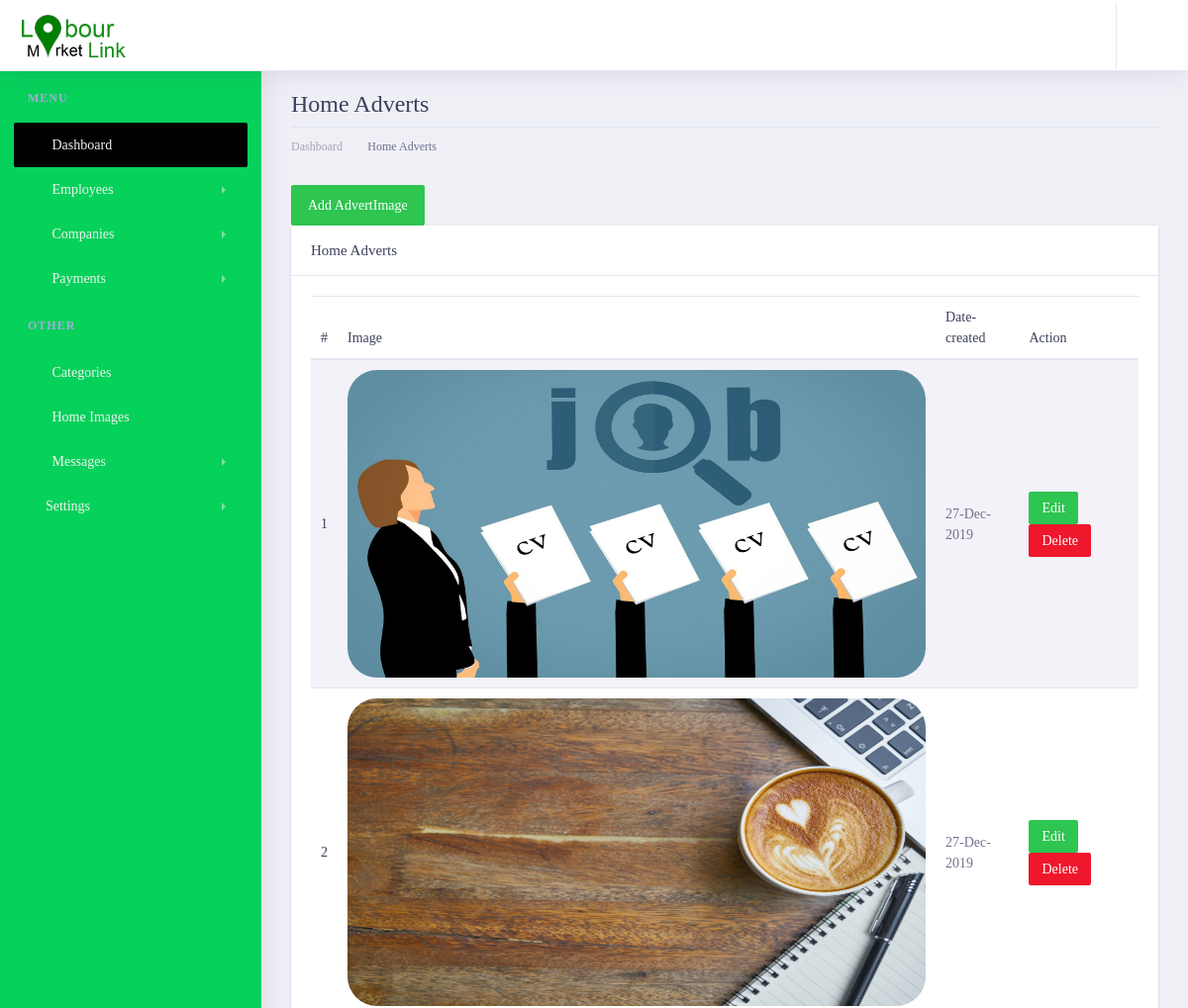
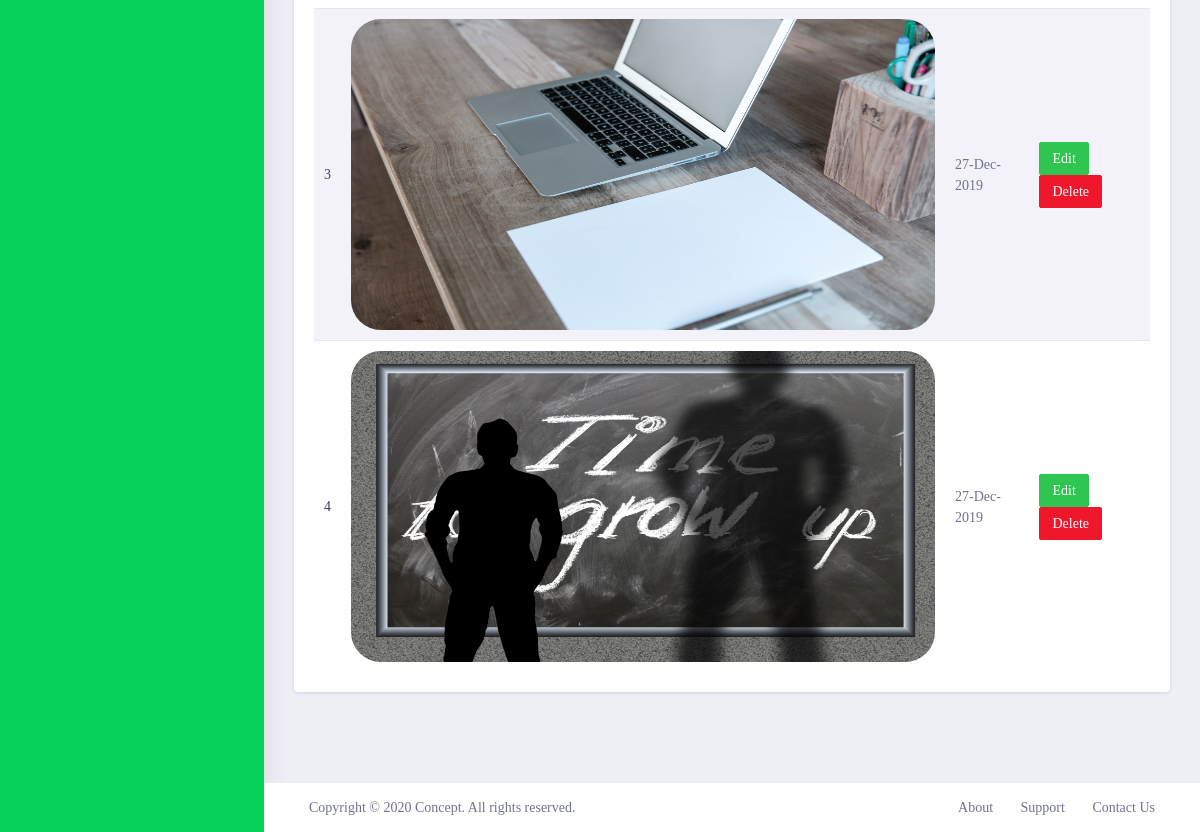
/lmladmin/carouselImages/, run on the app's committed database (2 pictures, top to bottom).
### lmlappadmin/models.py (models this page shows, shortened)
class AdvertCarousel(models.Model):
    carousel_image = models.ImageField(upload_to='home_couresel',max_length=250,null=False, blank=False  ) #height_field=None, width_field=None,
    created_at = models.DateTimeField(auto_now_add=True)
    updated_at = models.DateTimeField(auto_now=True)

### lmlappadmin/views.py (the view, shortened to what this page needs)
# urls.py: path('carouselImages/',views.carouselImages, name='carouselImages'),
def carouselImages(request):
    context = {
        'title': 'Categories',
        'images': AdvertCarousel.objects.order_by('-created_at'),
    }
    return render(request, 'advertimages/carouselimages.html', context)

### lmlapp/templatetags/call_methods.py (called while the page is built)
@register.filter(name='contactushome')
def comments(request):
    contactushome = ContactUsHome.objects.filter(status="UNREAD").order_by("-created_at")
    if contactushome is not None:
        return contactushome
    return False

@register.filter(name='contactushomecount')
def commentscount(request):
    contactushomecount = ContactUsHome.objects.count()
    if contactushomecount > 0:
        return contactushomecount
    return False

### lmlappadmin/templates/advertimages/carouselimages.html (shortened to what this page needs)
{% extends 'admin/layout.html' %}
{% load static %}
{% block content %}
       <div class="dashboard-wrapper ml-0">
            <div class="container-fluid  dashboard-content">
                <div class="row">
                    <div class="col-xl-12 col-lg-12 col-md-12 col-sm-12 col-12">
                        <div class="page-header">
                            <h2 class="pageheader-title">Home Adverts</h2>
                            <div class="page-breadcrumb">
                                <nav aria-label="breadcrumb">
                                    <ol class="breadcrumb">
                                        <li class="breadcrumb-item"><a href="{% url 'LMLAdmin:home' %}" class="breadcrumb-link">Dashboard</a></li>
                                        <li class="breadcrumb-item active" aria-current="page">Home Adverts</li>
                                    </ol>
                                </nav>
                            </div>
                        </div>
                    </div>
                </div>
                <div class="row">
                    <div class="col-xl-12 col-lg-12 col-md-12 col-sm-12 col-12">
                            <button type="button" class="btn btn-success " data-toggle="modal" data-target="#exampleModal">
                              Add AdvertImage
                            </button>
                            <div class="card">
                                <h5 class="card-header">Home Adverts</h5>
                                <div class="card-body">
                                    <table class="table table-striped">
                                        <thead>
                                            <tr>
                                                <th scope="col">#</th>
                                                <th scope="col">Image</th>
                                                <th scope="col">Date-created</th>
                                                <th scope="col">Action</th>
                                            </tr>
                                        </thead>
                                        <tbody>
                                            {% for image in images %}
                                            <tr>
                                                <th scope="row">{{ forloop.counter }}</th>
                                                <td>
                                                    <div style="width: 584px; height: 311px; overflow: hidden; border-radius: 30px;">
                                                        <img class="w-100 h-100" src="{{ image.carousel_image.url }}" alt="">
                                                    </div>
                                                </td>
                                                <td>{{image.created_at|date:'d-M-Y'}}</td>
                                                <td>
                                                    <a href="" class="btn btn-success btn-sm" >Edit</a>
                                                    <a href="" class="btn btn-danger btn-sm" >Delete</a>
                                                </td>
                                            </tr>
                                             {% endfor %}
                                        </tbody>
                                    </table>
                                </div>
                            </div>
                        </div>
                </div>
            </div>
        </div>
{% endblock content %}

### data on the page
AdvertCarousel: carousel_image (picture), created_at "27-Dec-2019"
AdvertCarousel: carousel_image (picture), created_at "27-Dec-2019"
AdvertCarousel: carousel_image (picture), created_at "27-Dec-2019"
AdvertCarousel: carousel_image (picture), created_at "27-Dec-2019"
